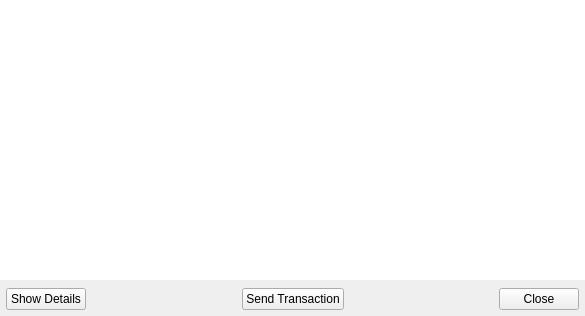
<?xml version="1.0" encoding="UTF-8"?>
<ui version="4.0">
 <class>TransactionDlg</class>
 <widget class="QDialog" name="TransactionDlg">
  <property name="geometry">
   <rect>
    <x>0</x>
    <y>0</y>
    <width>585</width>
    <height>316</height>
   </rect>
  </property>
  <property name="windowTitle">
   <string>Dialog</string>
  </property>
  <layout class="QVBoxLayout" name="verticalLayout">
   <property name="spacing">
    <number>-1</number>
   </property>
   <property name="leftMargin">
    <number>0</number>
   </property>
   <property name="topMargin">
    <number>0</number>
   </property>
   <property name="rightMargin">
    <number>0</number>
   </property>
   <property name="bottomMargin">
    <number>0</number>
   </property>
   <item>
    <widget class="QStackedWidget" name="stacket_widget">
     <property name="currentIndex">
      <number>0</number>
     </property>
     <widget class="QWidget" name="page">
      <layout class="QVBoxLayout" name="verticalLayout_4">
       <property name="spacing">
        <number>3</number>
       </property>
       <property name="leftMargin">
        <number>0</number>
       </property>
       <property name="topMargin">
        <number>0</number>
       </property>
       <property name="rightMargin">
        <number>0</number>
       </property>
       <property name="bottomMargin">
        <number>0</number>
       </property>
       <item>
        <widget class="QTextBrowser" name="edt_recipients">
         <property name="styleSheet">
          <string notr="true">background-color: white;</string>
         </property>
         <property name="frameShape">
          <enum>QFrame::NoFrame</enum>
         </property>
         <property name="html">
          <string>&lt;!DOCTYPE HTML PUBLIC &quot;-//W3C//DTD HTML 4.0//EN&quot; &quot;http://www.w3.org/TR/REC-html40/strict.dtd&quot;&gt;
&lt;html&gt;&lt;head&gt;&lt;meta name=&quot;qrichtext&quot; content=&quot;1&quot; /&gt;&lt;style type=&quot;text/css&quot;&gt;
p, li { white-space: pre-wrap; }
&lt;/style&gt;&lt;/head&gt;&lt;body style=&quot; font-family:'.SF NS Text'; font-size:13pt; font-weight:400; font-style:normal;&quot;&gt;
&lt;p style=&quot;-qt-paragraph-type:empty; margin-top:0px; margin-bottom:0px; margin-left:0px; margin-right:0px; -qt-block-indent:0; text-indent:0px;&quot;&gt;&lt;br /&gt;&lt;/p&gt;&lt;/body&gt;&lt;/html&gt;</string>
         </property>
        </widget>
       </item>
      </layout>
     </widget>
     <widget class="QWidget" name="page_2">
      <layout class="QVBoxLayout" name="verticalLayout_5">
       <property name="spacing">
        <number>-1</number>
       </property>
       <property name="leftMargin">
        <number>0</number>
       </property>
       <property name="topMargin">
        <number>0</number>
       </property>
       <property name="rightMargin">
        <number>0</number>
       </property>
       <property name="bottomMargin">
        <number>0</number>
       </property>
       <item>
        <widget class="QPlainTextEdit" name="edt_raw_transaction">
         <property name="styleSheet">
          <string notr="true">font: 13pt &quot;Courier New&quot;;

</string>
         </property>
         <property name="frameShape">
          <enum>QFrame::NoFrame</enum>
         </property>
         <property name="lineWrapMode">
          <enum>QPlainTextEdit::WidgetWidth</enum>
         </property>
         <property name="readOnly">
          <bool>true</bool>
         </property>
        </widget>
       </item>
       <item>
        <widget class="QCheckBox" name="chb_word_wrap">
         <property name="text">
          <string>Word wrap</string>
         </property>
        </widget>
       </item>
      </layout>
     </widget>
    </widget>
   </item>
   <item>
    <layout class="QGridLayout" name="gridLayout">
     <property name="leftMargin">
      <number>6</number>
     </property>
     <property name="topMargin">
      <number>2</number>
     </property>
     <property name="rightMargin">
      <number>6</number>
     </property>
     <property name="bottomMargin">
      <number>6</number>
     </property>
     <property name="spacing">
      <number>0</number>
     </property>
     <item row="0" column="0">
      <widget class="QPushButton" name="btn_details">
       <property name="sizePolicy">
        <sizepolicy hsizetype="Maximum" vsizetype="Fixed">
         <horstretch>0</horstretch>
         <verstretch>0</verstretch>
        </sizepolicy>
       </property>
       <property name="text">
        <string>Show Details</string>
       </property>
       <property name="autoDefault">
        <bool>false</bool>
       </property>
      </widget>
     </item>
     <item row="0" column="4">
      <widget class="QPushButton" name="btn_close">
       <property name="sizePolicy">
        <sizepolicy hsizetype="Maximum" vsizetype="Fixed">
         <horstretch>0</horstretch>
         <verstretch>0</verstretch>
        </sizepolicy>
       </property>
       <property name="text">
        <string>Close</string>
       </property>
       <property name="autoDefault">
        <bool>false</bool>
       </property>
      </widget>
     </item>
     <item row="0" column="1">
      <spacer name="horizontalSpacer">
       <property name="orientation">
        <enum>Qt::Horizontal</enum>
       </property>
       <property name="sizeHint" stdset="0">
        <size>
         <width>40</width>
         <height>20</height>
        </size>
       </property>
      </spacer>
     </item>
     <item row="0" column="2">
      <widget class="QPushButton" name="btn_broadcast">
       <property name="sizePolicy">
        <sizepolicy hsizetype="Maximum" vsizetype="Fixed">
         <horstretch>0</horstretch>
         <verstretch>0</verstretch>
        </sizepolicy>
       </property>
       <property name="minimumSize">
        <size>
         <width>0</width>
         <height>0</height>
        </size>
       </property>
       <property name="text">
        <string>Send Transaction</string>
       </property>
       <property name="autoDefault">
        <bool>false</bool>
       </property>
      </widget>
     </item>
     <item row="0" column="3">
      <spacer name="horizontalSpacer_2">
       <property name="orientation">
        <enum>Qt::Horizontal</enum>
       </property>
       <property name="sizeHint" stdset="0">
        <size>
         <width>40</width>
         <height>20</height>
        </size>
       </property>
      </spacer>
     </item>
    </layout>
   </item>
  </layout>
 </widget>
 <resources/>
 <connections/>
</ui>
